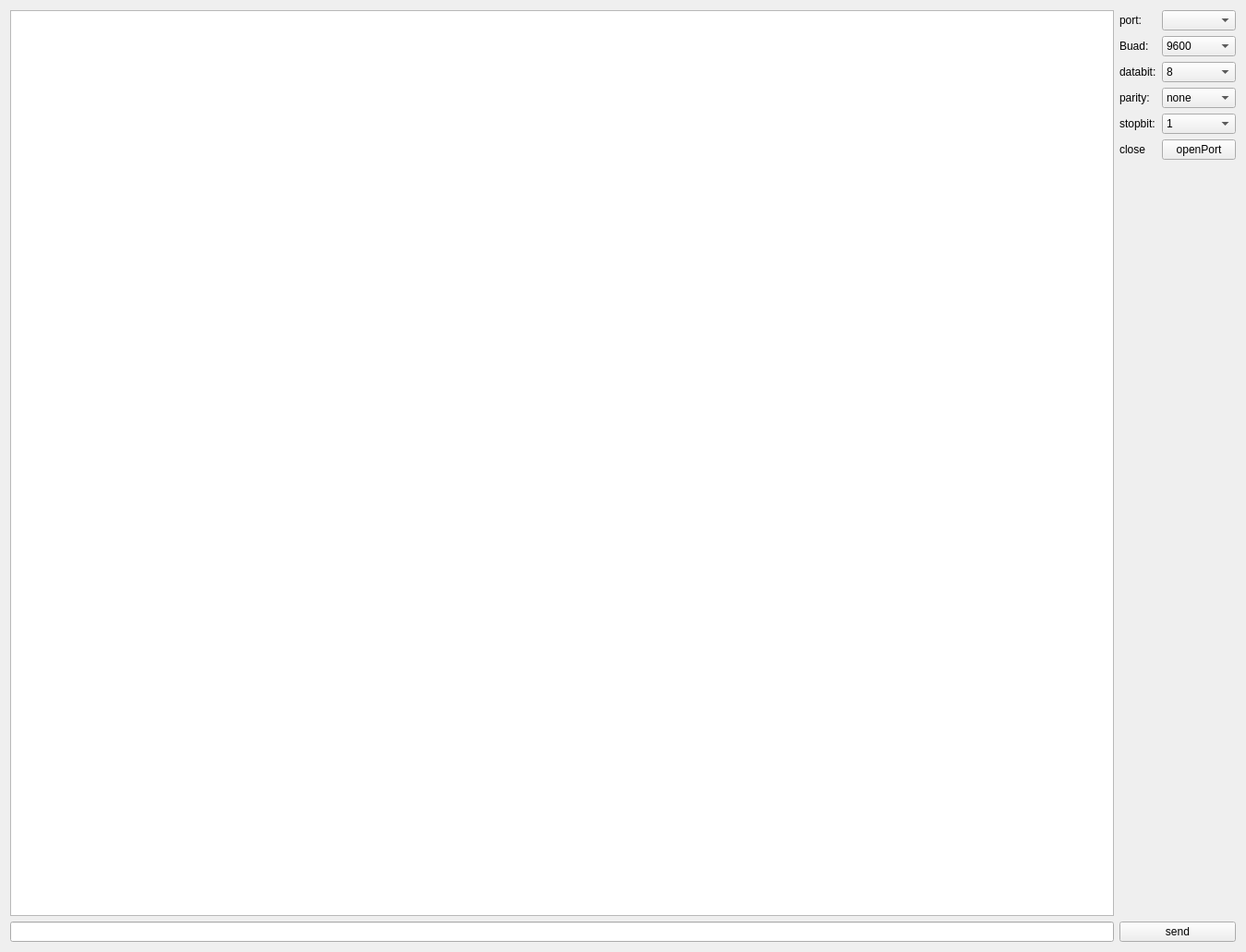
<?xml version="1.0" encoding="UTF-8"?>
<ui version="4.0">
 <class>APIGet</class>
 <widget class="QWidget" name="APIGet">
  <property name="geometry">
   <rect>
    <x>0</x>
    <y>0</y>
    <width>1349</width>
    <height>1031</height>
   </rect>
  </property>
  <property name="windowTitle">
   <string>Form</string>
  </property>
  <layout class="QGridLayout" name="gridLayout">
   <item row="0" column="0">
    <layout class="QHBoxLayout" name="horizontalLayout">
     <item>
      <layout class="QVBoxLayout" name="verticalLayout_2">
       <item>
        <widget class="QTextBrowser" name="textBrowser"/>
       </item>
       <item>
        <widget class="QLineEdit" name="lineEdit_send"/>
       </item>
      </layout>
     </item>
     <item>
      <layout class="QVBoxLayout" name="verticalLayout">
       <item>
        <layout class="QFormLayout" name="formLayout">
         <item row="0" column="0">
          <widget class="QLabel" name="label_6">
           <property name="text">
            <string>port:</string>
           </property>
          </widget>
         </item>
         <item row="0" column="1">
          <widget class="QComboBox" name="comboBox_port"/>
         </item>
         <item row="1" column="0">
          <widget class="QLabel" name="label">
           <property name="text">
            <string>Buad:</string>
           </property>
          </widget>
         </item>
         <item row="1" column="1">
          <widget class="QComboBox" name="comboBox_baud">
           <item>
            <property name="text">
             <string>9600</string>
            </property>
           </item>
           <item>
            <property name="text">
             <string>115200</string>
            </property>
           </item>
          </widget>
         </item>
         <item row="2" column="0">
          <widget class="QLabel" name="label_2">
           <property name="text">
            <string>databit:</string>
           </property>
          </widget>
         </item>
         <item row="2" column="1">
          <widget class="QComboBox" name="comboBox_databit">
           <item>
            <property name="text">
             <string>8</string>
            </property>
           </item>
           <item>
            <property name="text">
             <string>7</string>
            </property>
           </item>
           <item>
            <property name="text">
             <string>6</string>
            </property>
           </item>
          </widget>
         </item>
         <item row="3" column="0">
          <widget class="QLabel" name="label_3">
           <property name="text">
            <string>parity:</string>
           </property>
          </widget>
         </item>
         <item row="3" column="1">
          <widget class="QComboBox" name="comboBox_parity">
           <item>
            <property name="text">
             <string>none</string>
            </property>
           </item>
           <item>
            <property name="text">
             <string>even</string>
            </property>
           </item>
           <item>
            <property name="text">
             <string>odd</string>
            </property>
           </item>
          </widget>
         </item>
         <item row="4" column="0">
          <widget class="QLabel" name="label_4">
           <property name="text">
            <string>stopbit:</string>
           </property>
          </widget>
         </item>
         <item row="4" column="1">
          <widget class="QComboBox" name="comboBox_stopbit">
           <item>
            <property name="text">
             <string>1</string>
            </property>
           </item>
           <item>
            <property name="text">
             <string>2</string>
            </property>
           </item>
          </widget>
         </item>
         <item row="5" column="0">
          <widget class="QLabel" name="label_light">
           <property name="text">
            <string>close</string>
           </property>
          </widget>
         </item>
         <item row="5" column="1">
          <widget class="QPushButton" name="Button_openserial">
           <property name="text">
            <string>openPort</string>
           </property>
          </widget>
         </item>
        </layout>
       </item>
       <item>
        <widget class="QPushButton" name="Button_send">
         <property name="text">
          <string>send</string>
         </property>
        </widget>
       </item>
      </layout>
     </item>
    </layout>
   </item>
  </layout>
 </widget>
 <resources/>
 <connections/>
</ui>
